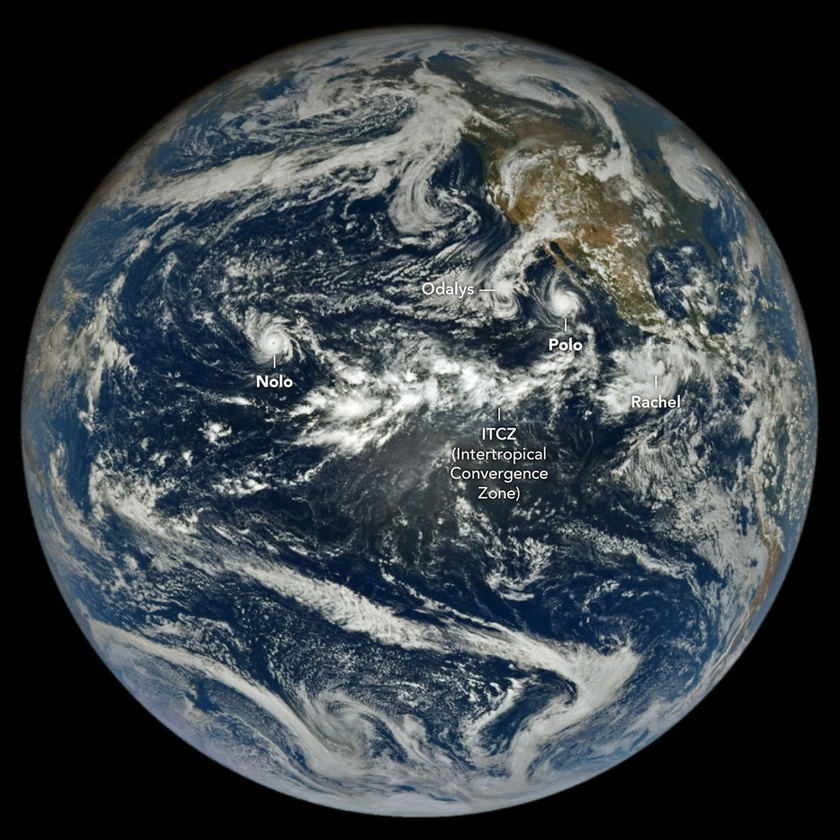
#> input picture data/images/polonolo.jpeg, 840 x 840 px, shrunk from 1440 x 1440 before the run
$ python -i anomaly_detector.py   (imports and definitions only)
#> lines starting #> are read from the running program, lines starting #| are printed output that depends on the picture; after the words box and inside, x2 and y2 are one past the last pixel; in counts of white or black regions, pixels touching at a corner belong together
#> further down, picture is the input picture: shape (840, 840, 3); mean B, G, R 71.6, 67.5, 60.3
import cv2
import numpy as np


def detect_anomalies(image):
    gray = cv2.cvtColor(image, cv2.COLOR_BGR2GRAY)
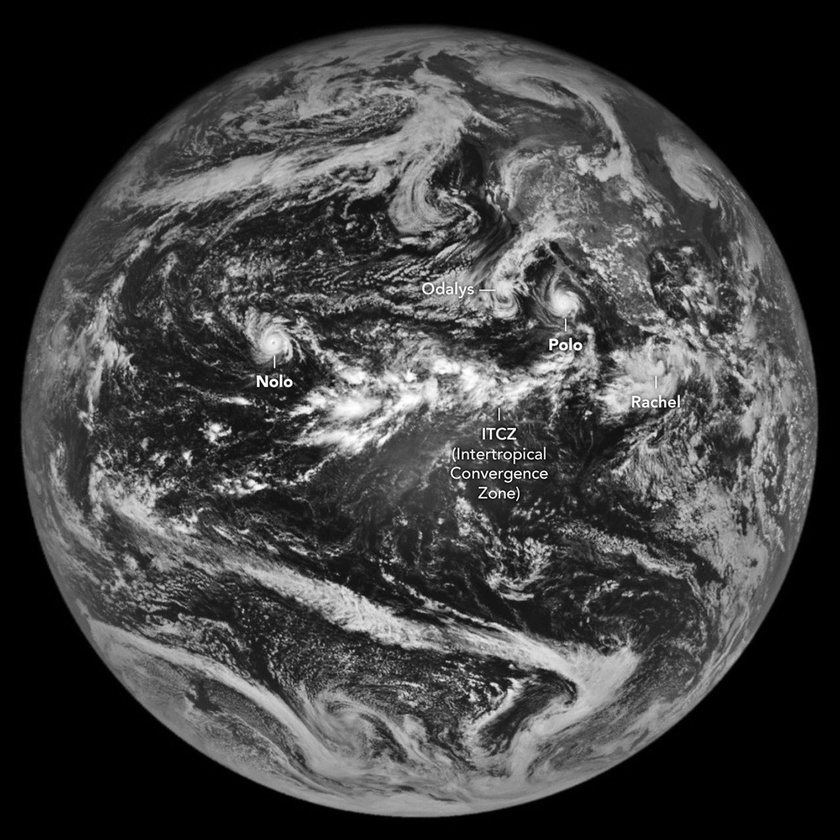
#> gray: shape (840, 840); min 0, max 255, mean 65.8

    blurred = cv2.GaussianBlur(gray, (21, 21), 0)
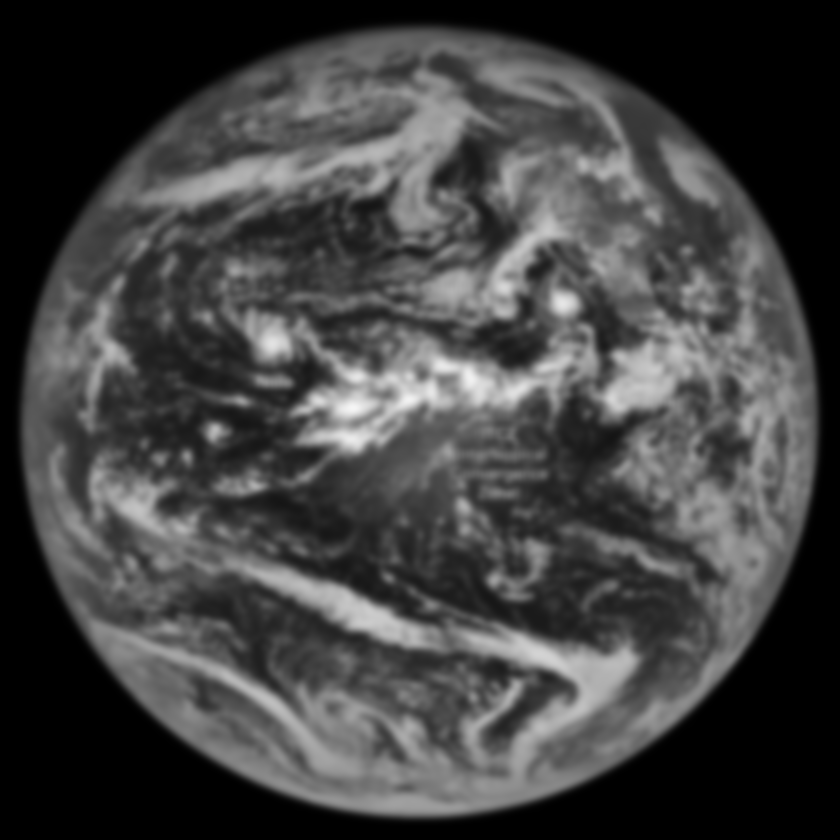
#> blurred: shape (840, 840); min 0, max 245, mean 65.8
    difference = cv2.absdiff(gray, blurred)
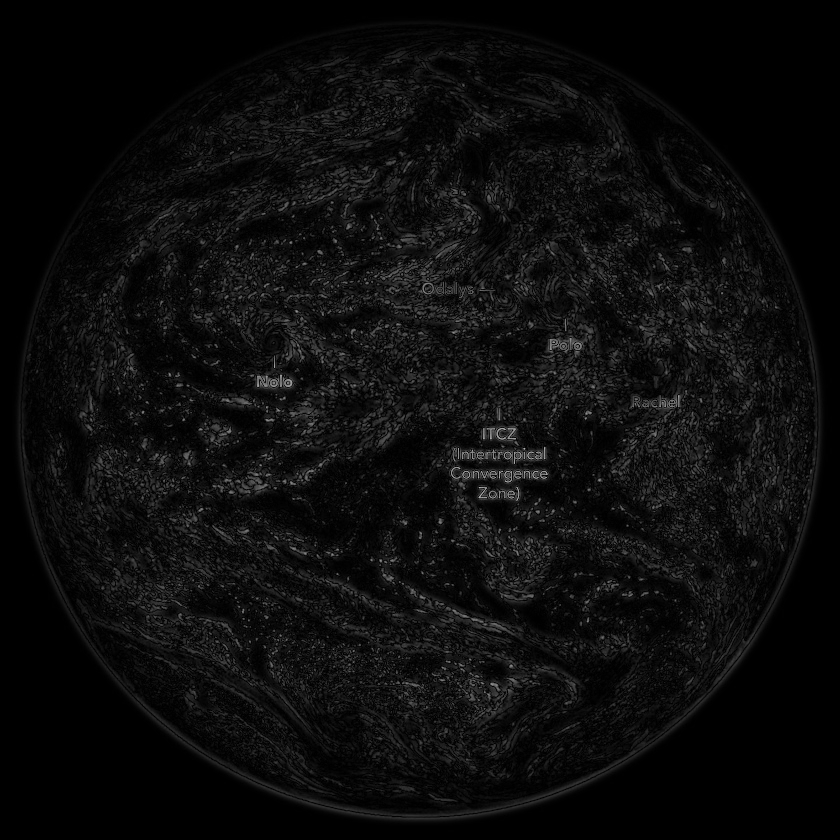
#> difference: shape (840, 840); min 0, max 181, mean 12.3

    # Only keep the strongest 2% of unusual regions
    threshold_value = np.percentile(difference, 98)
#> threshold_value = 58

    _, anomalies = cv2.threshold(
        difference,
        max(30, threshold_value),
        255,
        cv2.THRESH_BINARY
    )
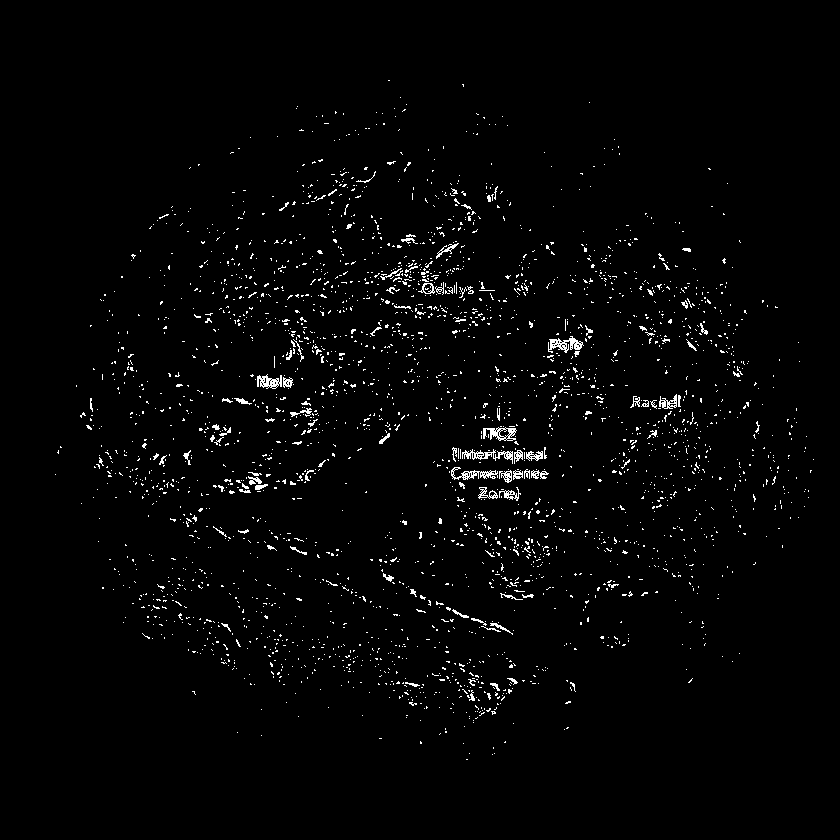
#> anomalies: shape (840, 840); 2% white in thin lines or dots, all inside (x1, y1, x2, y2) = (55, 80, 814, 760)

    # Remove tiny noisy regions
    kernel = np.ones((5, 5), np.uint8)
    anomalies = cv2.morphologyEx(anomalies, cv2.MORPH_OPEN, kernel)
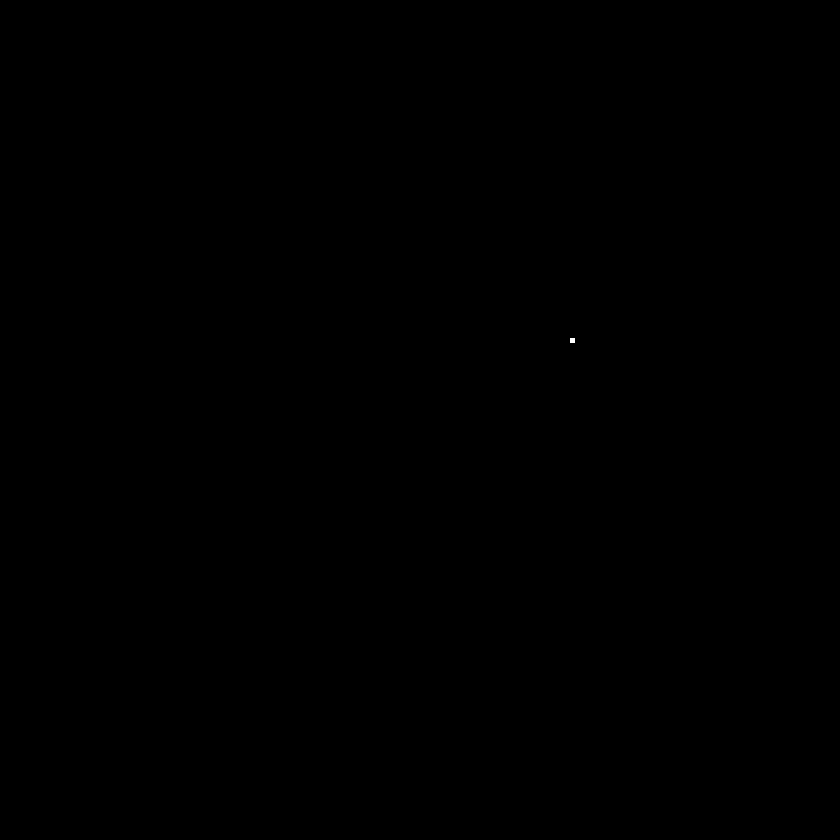
#> anomalies: shape (840, 840); 0% white; 1 white region, box (x1, y1, x2, y2) and area: (570, 338, 575, 343) 25

    return anomalies > 0

>>> import cv2
>>> picture = cv2.imread('../data/images/polonolo.jpeg')
>>> result = detect_anomalies(picture)
